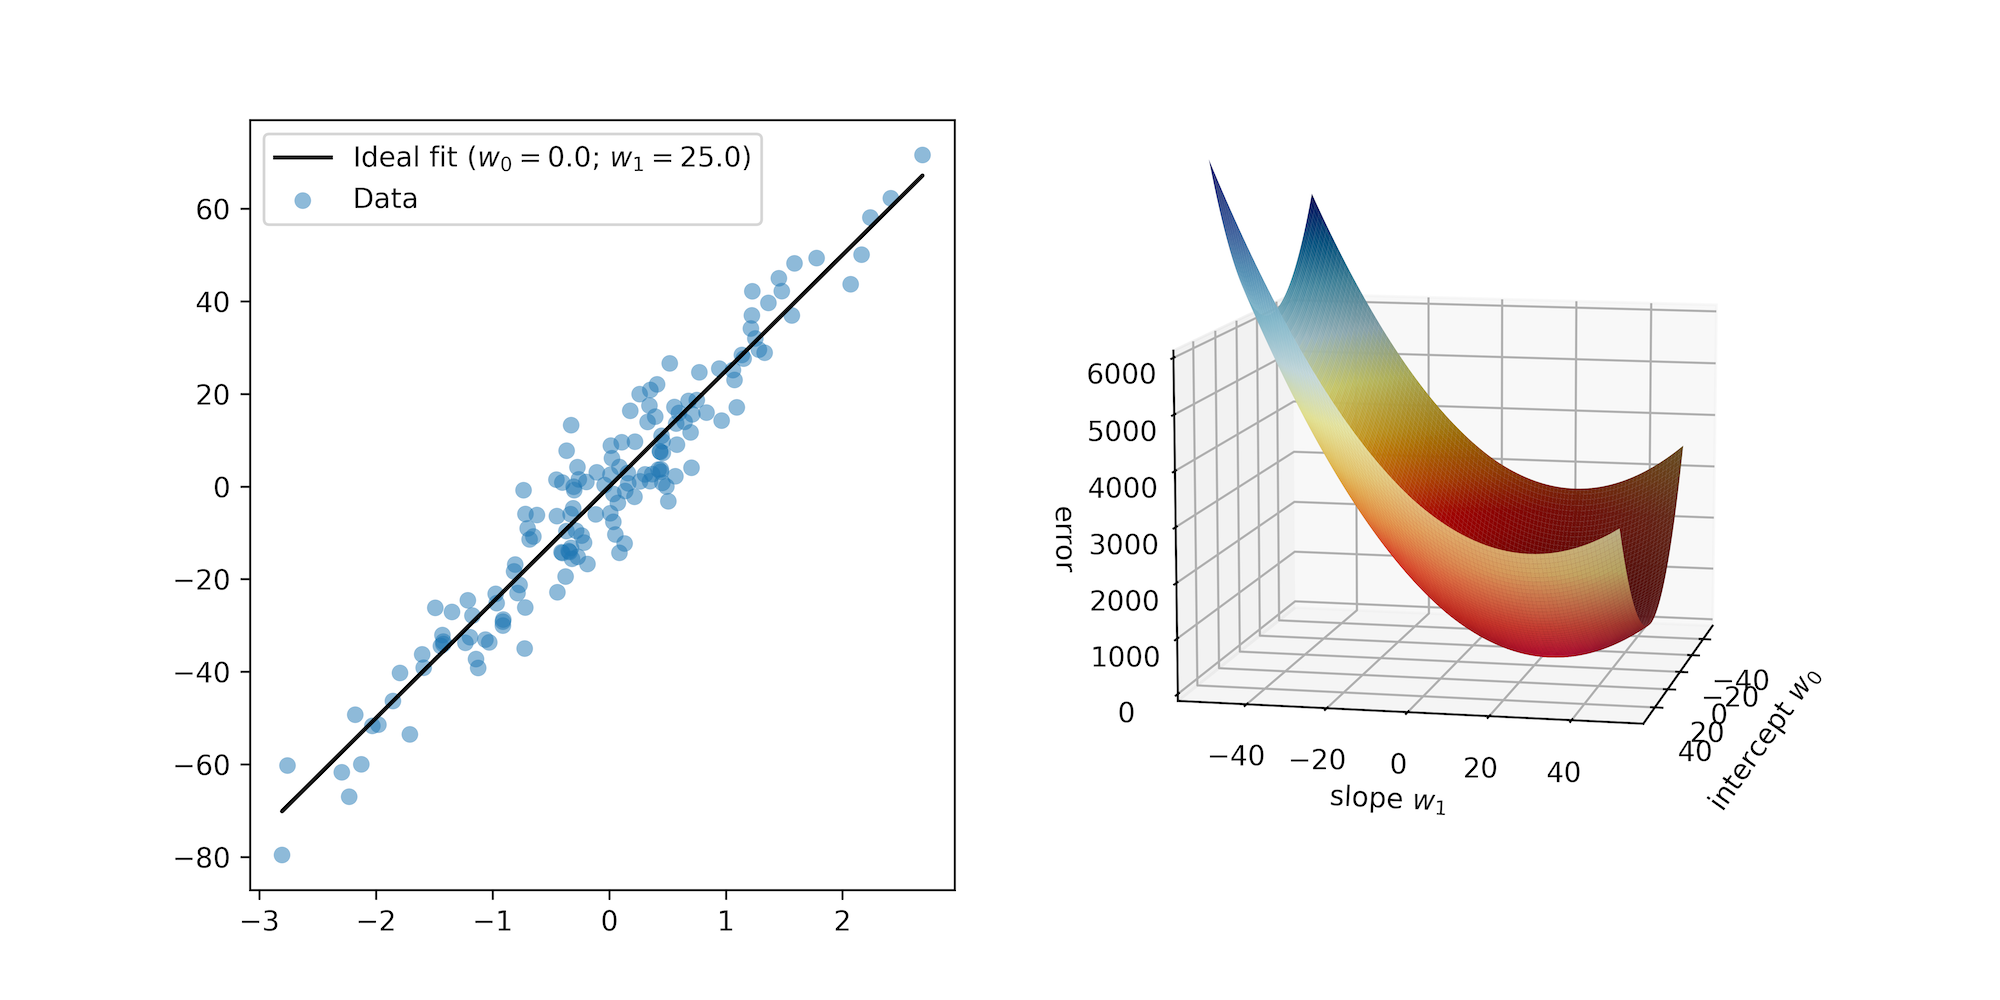

This chart was generated by the following Python code:
import numpy as np

import matplotlib.pyplot as plt
from matplotlib import cm
from matplotlib.colors import LightSource

#-------------------------------------------------

def mse(y,y_pred):
    return np.mean((y-y_pred)**2)

def model(w0, w1, x):
    y = w1*x + w0
    return y

def lasso_error(w0, w1, x_true, y_true, alpha=1.0):
    y_pred = model(w0, w1, x)
    error = mse(y_true,y_pred) + alpha*( abs(w0)+abs(w1) )
    return error

#-------------------------------------------------

# generate noisy data on a line:
w0 = 0.0 # intercept
w1 = 25.0 # slope
num_samples = 150
x = np.random.randn(num_samples)
noise = np.random.randn(num_samples) * 0.3*w1
y_ideal = model(w0=w0, w1=w1, x=x)
y = y_ideal + noise

# plot
fig = plt.figure(constrained_layout=False, figsize=(10,5))
grid_spec = fig.add_gridspec(ncols=2, nrows=1)
ax1 = fig.add_subplot(grid_spec[0])
ax2 = fig.add_subplot(grid_spec[1], projection='3d')

# 2D ---------------
ax1.scatter(x=x, y=y, label='Data', alpha=0.5)
ax1.plot(x, y_ideal, color='k', label=f'Ideal fit ($w_0={w0}$; $w_1={w1}$)')
ax1.legend()

# 3D ---------------
# https://matplotlib.org/stable/gallery/mplot3d/surface3d.html

# calculate error for many pairs of w0 and w1
limit = 50
num_samples = 100
X = np.linspace(start=-limit, stop=limit, num=num_samples)
Y = np.linspace(start=-limit, stop=limit, num=num_samples)
X, Y = np.meshgrid(X, Y)
Z = np.zeros_like(X)

for i1 in range(Z.shape[0]):
    for i2 in range(Z.shape[1]):
        w0 = X[i1,i2]
        w1 = Y[i1,i2]

        error = lasso_error(w0=w0, w1=w1, x_true=x, y_true=y, alpha=1.0)
        Z[i1,i2] = error

# create light source object.
ls = LightSource()
rgb = ls.shade(Z, plt.cm.RdYlBu)

surf = ax2.plot_surface(X, Y, Z, rcount=500, ccount=500, linewidth=0, facecolors=rgb, antialiased=False, shade=True, lightsource=ls) #viridis
#ax.scatter(0,1,lasso_error(10,0,x,y,alpha=1.0), c='green')
ax2.set_xlabel('intercept $w_0$')
ax2.set_ylabel('slope $w_1$')
ax2.set_zlabel('error')

ax2.set_zlim(-1, 5000)
#fig.colorbar(surf, shrink=0.5, aspect=5)

# https://matplotlib.org/stable/gallery/mplot3d/rotate_axes3d_sgskip.html

plt.show()
